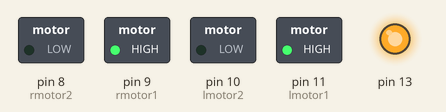
The sketch below on a simulated Arduino Uno, built with avr-gcc and run on an emulated ATmega328P. Shown: switched loads named in the sketch (green lamp = pin HIGH), output pins drawn as LEDs (lit = HIGH).

Above: at 0.1 s.
Timing chart, 0 to 1.6 s (numbered marks = the images above):
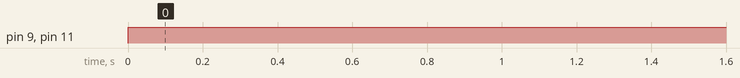

The sketch:

motorTest.ino
```cpp
#define rmotor1 9
#define rmotor2 8
#define lmotor1 11
#define lmotor2 10
void setup() {
  pinMode(rmotor1,OUTPUT);
  pinMode(rmotor2,OUTPUT);
  pinMode(lmotor1,OUTPUT);
  pinMode(lmotor2,OUTPUT);
  pinMode(13,OUTPUT);
  digitalWrite(13,HIGH);
}

void loop() {
  // put your main code here, to run repeatedly:
digitalWrite(rmotor1,HIGH);
digitalWrite(rmotor2,LOW);
digitalWrite(lmotor1,HIGH);
digitalWrite(lmotor2,LOW);

}
```

Measured:
- by itself, pin 9 (rmotor1), pin 11 (lmotor1): LOW → HIGH at 0.00 s
